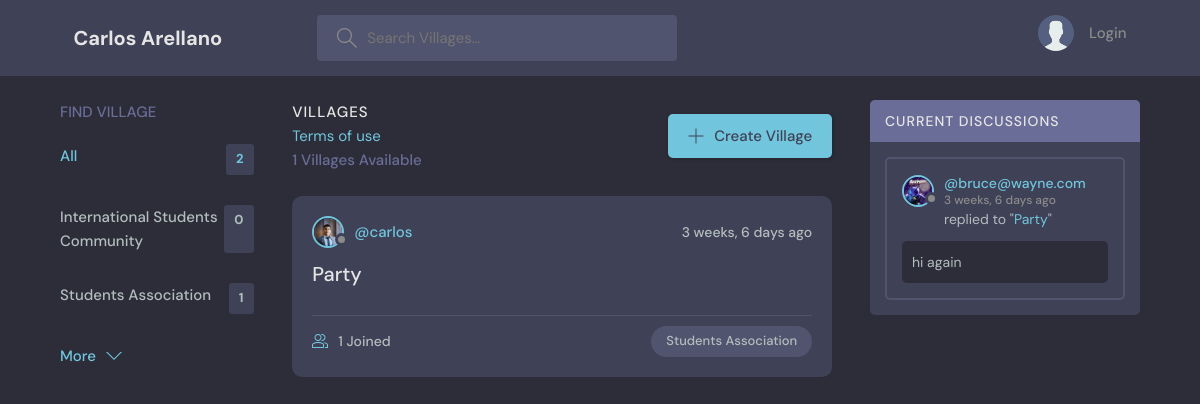
The page / on the database its author committed.
### base/models.py (models this page shows, shortened)
class Debate(models.Model):
    topic = models.CharField(max_length=205)

class Village(models.Model):
    host = models.ForeignKey(User, on_delete=models.SET_NULL, null=True)
    thread = models.ForeignKey(Debate, on_delete=models.SET_NULL, null=True)
    title = models.CharField(max_length=200)
    description = models.TextField(null=True, blank=True)
    sophists = models.ManyToManyField(
        User, related_name='sophists', blank=True)
    updated = models.DateTimeField(auto_now=True)
    created = models.DateTimeField(auto_now_add=True)
    class Meta:
        ordering = ['-updated', '-created']
    def __str__(self):
        return self.title

class User(AbstractUser):
    name = models.CharField(max_length=205, null=True)
    email = models.EmailField(unique=True, null=True)
    bio = models.TextField(null=True)
    avatar = models.ImageField(null=True, default="avatar.svg")
    USERNAME_FIELD = 'email'
    REQUIRED_FIELDS = []

class Message(models.Model):
    user = models.ForeignKey(User, on_delete=models.CASCADE)
    village = models.ForeignKey(Village, on_delete=models.CASCADE)
    content = models.TextField()
    updated = models.DateTimeField(auto_now=True)
    created = models.DateTimeField(auto_now_add=True)
    class Meta:
        ordering = ['-updated', '-created']

### base/views.py (the view)
# urls.py: path('', views.home, name="home"),
def home(request):
    q = request.GET.get('q') if request.GET.get('q') != None else ''
    villages = Village.objects.filter(
        Q(thread__topic__icontains=q) |
        Q(title__icontains=q) |
        Q(description__icontains=q)
    )
    debates = Debate.objects.all()[:5]
    village_count = villages.count()
    village_discussions = Message.objects.filter(
        Q(village__thread__topic__icontains=q))
    context = {'villages': villages, 'debates': debates,
               'village_count': village_count, 'village_discussions': village_discussions}
    return render(request, 'base/home.html', context)

### base/templates/base/home.html (shortened to what this page needs)
{% extends 'main.html' %}
{% block content %}
<main class="layout layout--3">
      <div class="container">
        {% include 'base/debates_component.html' %}
        <div class="roomList">
          <div class="roomList__header">
            <div>
              <h2>Villages</h2>
              <a href="https://www.anthology.com/trust-center/terms-of-use" target="blank">Terms of use</a>
              <p>{{village_count}} Villages Available</p>
            </div>
            <a class="btn btn--main" href="{% url 'create-village' %}">
              <svg version="1.1" xmlns="http://www.w3.org/2000/svg" width="32" height="32" viewBox="0 0 32 32">
                <title>add</title>
                <path
                  d="M16.943 0.943h-1.885v14.115h-14.115v1.885h14.115v14.115h1.885v-14.115h14.115v-1.885h-14.115v-14.115z"
                ></path>
              </svg>
              Create Village
            </a>
          </div>
          {% include 'base/feed_component.html' %}
        </div>
        {% include 'base/discussion_component.html' %}
      </div>
    </main>
{% endblock content %}

### base/templates/base/debates_component.html
<div class="topics">
    <div class="topics__header">
      <h2>Find Village</h2>
    </div>
    <ul class="topics__list">
      <li>
        <a href="{% url 'home' %}" class="active">All <span>{{debates.count}}</span></a>
      </li>
            {% for debate in debates %}
      <li>
        <a href="{% url 'home' %}?q={{debate.topic}}">{{debate.topic}} <span>{{debate.village_set.all.count}}</span></a>
      </li>
            {% endfor %}
    </ul>
    <a class="btn btn--link" href="{% url 'debates' %}">
      More
      <svg version="1.1" xmlns="http://www.w3.org/2000/svg" width="32" height="32" viewBox="0 0 32 32">
        <title>chevron-down</title>
        <path d="M16 21l-13-13h-3l16 16 16-16h-3l-13 13z"></path>
      </svg>
    </a>
  </div>

### base/templates/base/feed_component.html (shortened to what this page needs)
{% for village in villages %}
<div class="roomListRoom">
            <div class="roomListRoom__header">
              <a href="{% url 'user-profile' village.host.id %}" class="roomListRoom__author">
                <div class="avatar avatar--small">
                  <img src="{{village.host.avatar.url}}" />
                </div>
                <span>@{{village.host.username}}</span>
              </a>
              <div class="roomListRoom__actions">
                <span>{{village.created|timesince}} ago</span>
              </div>
            </div>
            <div class="roomListRoom__content">
              <a href="{% url 'village' village.id %}">{{village.title}}</a>
            </div>
            <div class="roomListRoom__meta">
              <a href="{% url 'village' village.id %}" class="roomListRoom__joined">
                {{village.sophists.all.count}} Joined
              </a>
              <p class="roomListRoom__topic">{{village.thread.topic}}</p>
            </div>
</div>
{% endfor %}

### base/templates/base/discussion_component.html (shortened to what this page needs)
<div class="activities">
    <div class="activities__header">
      <h2>Current Discussions</h2>
    </div>
    {% for discussion in village_discussions %}
    <div class="activities__box">
      <div class="activities__boxHeader roomListRoom__header">
        <a href="{% url 'user-profile' discussion.user.id %}" class="roomListRoom__author">
          <div class="avatar avatar--small">
            <img src="{{discussion.user.avatar.url}}" />
          </div>
          <p>
            @{{discussion.user}}
            <span>{{discussion.created|timesince}} ago</span>
          </p>
        </a>
      </div>
      <div class="activities__boxContent">
        <p>replied to "<a href="{% url 'village' discussion.village.id%}">{{discussion.village}}</a>"</p>
        <div class="activities__boxRoomContent">
            {{discussion.content}}
        </div>
      </div>
    </div>
    {% endfor %}
  </div>

### rows shown on the page
Debate: topic "International Students Community", village_set.all.count "0"
Debate: topic "Students Association", village_set.all.count "1"
Village: host.avatar (picture), host.username "carlos", created "3 weeks, 6 days", title "Party", sophists.all.count "1", thread.topic "Students Association"
Message: user.avatar (picture), user "bruce@wayne.com", created "3 weeks, 6 days", village "Party", content "hi again"

### other values the page prints
{{ debates.count }} "2"
{{ village_count }} "1"
